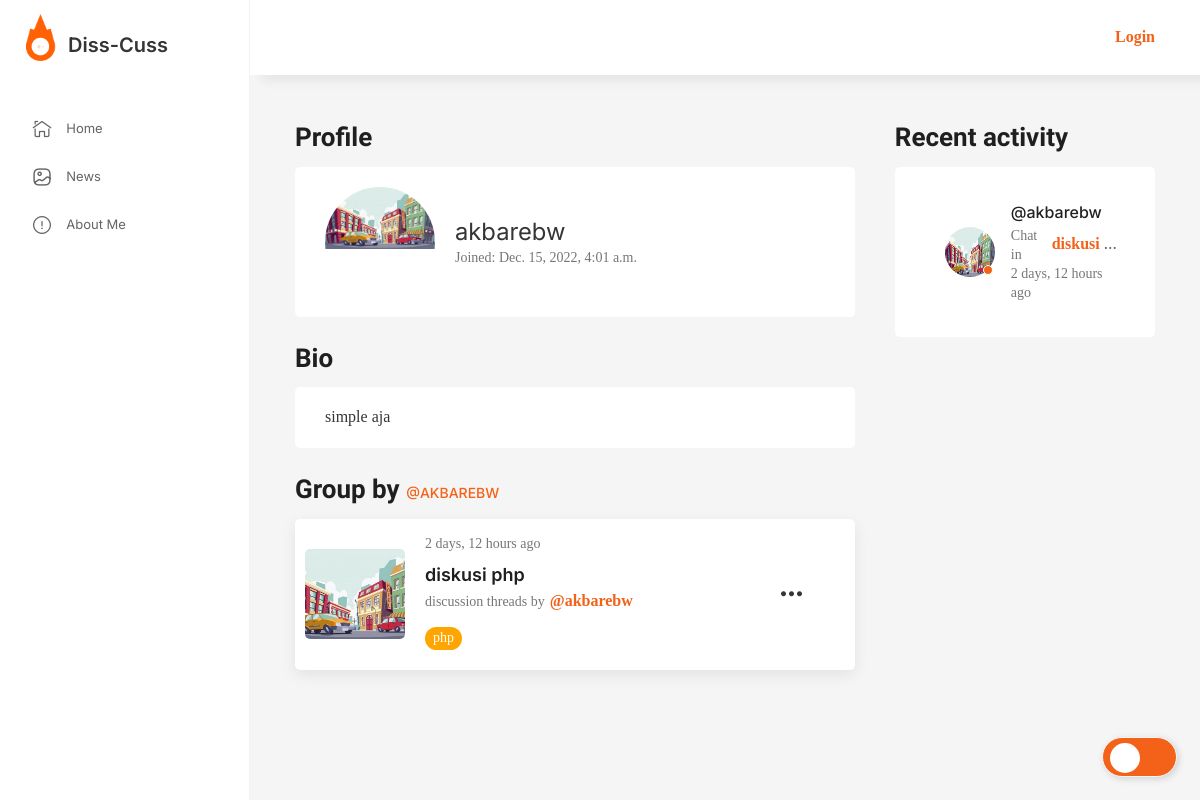
Screenshot of /profile/4 with the database file from the repository.
### base/models.py (models this page shows, shortened)
class User(AbstractUser):
    name = models.CharField(max_length=200, null=True)
    email = models.EmailField(unique=True, null=True)
    bio = models.TextField(null=True)
    avatar = models.ImageField(null=True, default="foto.jpg")
    USERNAME_FIELD = 'email'
    REQUIRED_FIELDS = ['username']

class Room(models.Model):
    host = models.ForeignKey(User, on_delete=models.SET_NULL, null=True)
    topic = models.ForeignKey(Topic, on_delete=models.SET_NULL, null=True)
    name = models.CharField(max_length=200)
    description = models.TextField(null=True, blank=True)
    participants = models.ManyToManyField(User, related_name='participants', blank=True)
    updated = models.DateTimeField(auto_now=True)
    created = models.DateTimeField(auto_now_add=True)
    class Meta:
        ordering = ['-updated', '-created']
    def __str__(self):
        return self.name

class Topic(models.Model):
    name = models.CharField(max_length=200)

class Message(models.Model):
    user = models.ForeignKey(User, on_delete=models.CASCADE)
    room = models.ForeignKey(Room, on_delete=models.CASCADE)
    body = models.TextField()
    updated = models.DateTimeField(auto_now=True)
    created = models.DateTimeField(auto_now_add=True)
    class Meta:
        ordering = ['-updated', '-created']

### base/views.py (the view)
# urls.py: path('profile/<str:pk>', views.userProfile, name="user-profile"),
def userProfile(request, pk):
    user = User.objects.get(id=pk)
    rooms = user.room_set.all()
    room_messages = user.message_set.all()
    topics = Topic.objects.all()
    context = {'user': user, 'rooms': rooms, 'topics': topics, 'room_messages': room_messages}
    return render(request, 'base/pages/profile/profile.html', context)

### base/templates/base/pages/profile/profile.html (shortened to what this page needs)
{% extends 'main.html' %}
{% load static %}
{% block content %}
    <main class="page-main">
        <div class="uk-grid" data-uk-grid>
            <div class="uk-width-2-3@l">
                <div class="widjet --profile">
                    <div class="widjet__head">
                        <h3 class="uk-text-lead">Profile</h3>
                    </div>
                    <div class="widjet__body">
                        <div class="user-info">
                            <div class="user-info__avatar">
                                <img src="{{user.avatar.url}}" alt="profile"/>
                            </div>
                            <div class="user-info__box">
                                <div class="user-info__title">{{ user.username }}</div>
                                <div class="user-info__text">Joined: {{ user.date_joined }}</div>
                            </div>
                        </div>
                    </div>
                </div>
                <div class="widjet --bio">
                    <div class="widjet__head">
                        <h3 class="uk-text-lead">Bio</h3>
                    </div>
                    <div class="widjet__body">
                  <span>{{user.bio}}</span>
                    </div>
                </div>
                <div class="widjet --activity">
                    <div class="widjet__head">
                        <h3 class="uk-text-lead">Group by <a href="{% url 'user-profile' user.id %}">@{{ user.username }}</a></h3>
                    </div>
                    {% include 'base/component/room_component.html' %}
                </div>
            </div>
            {% include 'base/component/discussion_component.html' %}
        </div>
        </div>
{% endblock %}

### templates/main.html (shortened to what this page needs)
<!DOCTYPE html>
{% load static %}
<html lang="en">
<head>
    <link rel="stylesheet" href="{% static 'assets/css/libs.min.css' %}"/>
    <link rel="stylesheet" href="{% static 'assets/css/main.css' %}"/>
</head>
<body class="page-chats">
<input id="toggle" type="checkbox"/>
<div class="page-wrapper">
    <header class="page-header">
        <div class="page-header__inner">
            <div class="page-header__sidebar">
                <div class="page-header__logo">
                    <img src="{% static 'assets/img/logo.png' %}" alt="logo"/><span
                        class="page-header__logo_text"
                >Diss-Cuss</span
                >
                </div>
            </div>
            <div class="page-header__content">
                {% if request.user.is_authenticated %}
                    <div class="user-item --active">
                        <div class="page-header__action">
                            <a href="{% url 'user-profile' user.id %}">{{ request.user.username }}</a>
                        </div>&nbsp;&nbsp;&nbsp;
                        <div class="user-item__avatar">
                            <a href="{% url 'user-profile' user.id %}"><img src="{{ request.user.avatar.url }}"
                                                                            alt="user"/></a>
                        </div>
                    </div>
                {% else %}
                    <div class="page-header__action">
                        <a href="{% url 'login' %}">Login</a>
                    </div>
                {% endif %}
            </div>
    </header>
    <div class="page-content">
        <aside class="sidebar is-show" id="sidebar">
            <div class="sidebar-box">
                <ul class="uk-nav">
                    {% if request.user.is_authenticated %}
                        <li>
                            <a href="{% url 'home' %}"><i class="ico_home"></i><span>Home</span></a>
                        </li>
                        <li>
                            <a href="{% url 'news' %}"><i class="ico_gallery"></i><span>News</span></a>
                        </li>
                        <li>
                            <a href="{% url 'about' %}"><i class="ico_report"></i><span>About Me</span></a>
                        </li>
                        <li class="uk-nav-header">Account</li>
                        <li>
                            <a href="{% url 'user-profile' user.id %}"
                            ><i class="ico_profile"></i><span>Profile</span></a
                            >
                        </li>
                        <li>
                            <a href="{% url 'bookmarked_items' %}"
                            ><i class="ico_favourites"></i><span>Favourites</span></a
                            >
                        </li>
                        <li>
                            <a href="{% url 'logout' %}"
                            ><i class="ico_report"></i><span>Logout</span></a
                            >
                        </li>
                    {% else %}
                        <li>
                            <a href="{% url 'home' %}"><i class="ico_home"></i><span>Home</span></a>
                        </li>
                        <li>
                            <a href="{% url 'news' %}"><i class="ico_gallery"></i><span>News</span></a>
                        </li>
                         <li>
                            <a href="{% url 'about' %}"><i class="ico_report"></i><span>About Me</span></a>
                        </li>
                    {% endif %}
                </ul>
            </div>
        </aside>
        {% block content %}
        {% endblock %}
    </div>
</body>
</html>

### base/templates/base/component/room_component.html
{% load static %}
{% for room in rooms %}
    <div class="game-card --horizontal --small">
        <div class="game-card --horizontal --small">
            <div class="game-card__box">
                <div class="game-card__media">
                    <a href="{% url 'user-profile' room.host.id %}"
                    ><img src="{{ room.host.avatar.url }}" alt="Game Name"
                    /></a>
                </div>
                <div class="game-card__info">
                    <div class="game-card__discussion">
                        {{ room.created|timesince }} ago
                    </div>
                    <a class="game-card__title" href="{% url 'room' room.id %}">
                        {{ room.name }}</a
                    >
                    <div class="game-card__discussion">
                        discussion threads by
                        <b><a href="{% url 'user-profile' room.host.id %}">@{{ room.host.username }}</a></b>
                    </div>
                    <div class="game-card__bottom">
                        <div class="game-card__platform">
                            <p class="text-border">{{ room.topic.name }}</p>
                        </div>
                    </div>
                </div>
                <div class="game-card__more">
                    <a href="{% url 'room' room.id %}"><i class="ico_more"></i></a>
                </div>
            </div>
        </div>
    </div>
{% endfor %}

### base/templates/base/component/discussion_component.html
{% load static %}
<div class="uk-width-1-3@l">
    <div class="widjet__head">
        <h3 class="uk-text-lead">Recent activity</h3>
    </div>
    {% for message in room_messages %}
        <div class="widjet__body">
            <div class="user-item --active">
                <div class="user-item__avatar">
                    <img src="{{ message.user.avatar.url }}" alt="user"/>
                </div>
                <div class="user-item__box">
                    <div class="user-item__name">
                        <a href="{% url 'user-profile' message.user.id %}">@{{ message.user.username }}</a>
                    </div>
                    <div class="user-item__playing">
                        Chat in<b><a href="{% url 'room' message.room.id %}">{{ message.room }}</a></b>
                    </div>
                    <div class="user-item__playing">{{ message.created|timesince }} ago</div>
                </div>
            </div>
        </div>
    {% endfor %}
</div>

### rows the page displays
User: avatar (picture), username "akbarebw", date_joined "Dec. 15, 2022, 4:01 a.m.", bio "simple aja", username "AKBAREBW"
Room: host.avatar (picture), created "2 days, 12 hours", name "diskusi php", host.username "akbarebw", topic.name "php"
Message: user.avatar (picture), user.username "akbarebw", room "diskusi…", created "2 days, 12 hours"
